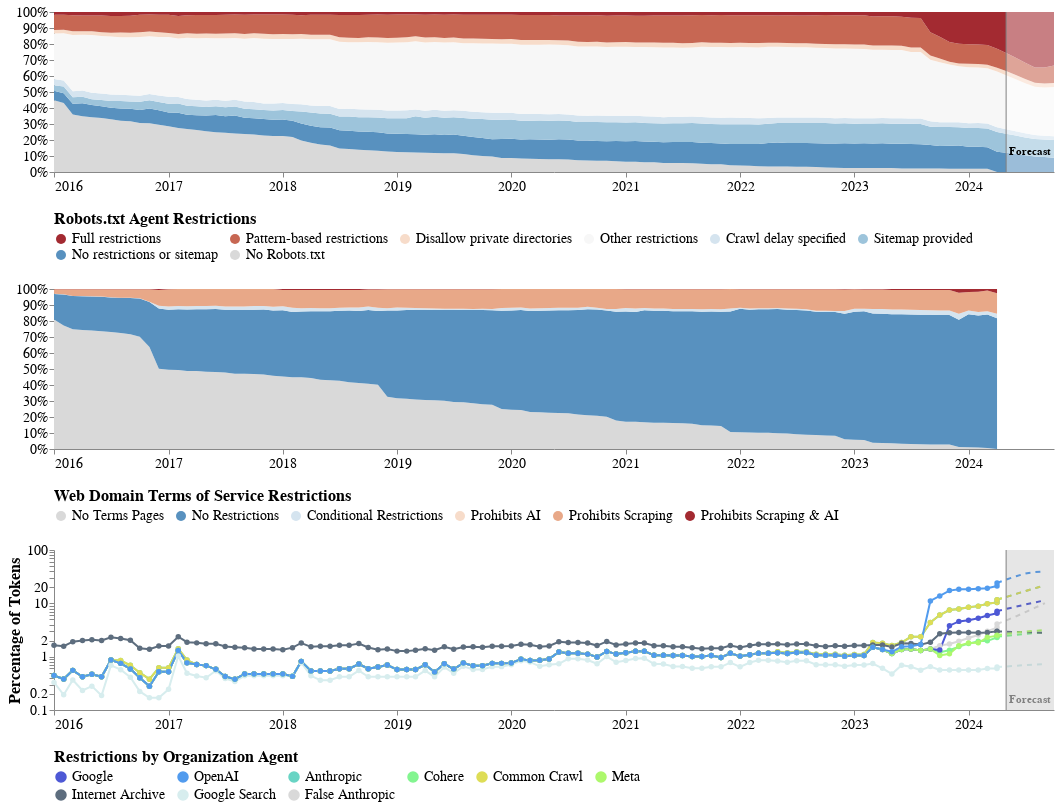

Here is the notebook cell this chart was saved with:
### Markdown cell above
## Combine Charts

### Code cell
combined_chart = alt.vconcat(chart_robots, chart_tos, chart_companies).configure_axis(
    grid=False,
    labelFontSize=PLOT_KWARGS["label_fontsize"],
    titleFontSize=PLOT_KWARGS["title_fontsize"],
    labelAngle=0,
    tickCount=len(range(df["period"].dt.year.min(), df["period"].dt.year.max()))
).configure_legend(
    labelFontSize=PLOT_KWARGS["label_fontsize"],
    titleFontSize=PLOT_KWARGS["title_fontsize"],
    columns=PLOT_KWARGS["legend_cols"]
).configure_view(
    strokeWidth=0
).resolve_scale(
    color="independent",
    x="shared"
)

combined_chart.save(
    "Combined_%s.png" % (ANALYSIS_TYPE),
    ppi=300
)

combined_chart

### Figure 1 — Vega-Lite specification as saved in the notebook (floating-point values rounded to 4 significant figures; data arrays with more than 128 entries replaced by an {"elided": "..."} marker saying what was removed)
{"config": {"title": {"font": "Times New Roman"}, "axis": {"labelFont": "Times New Roman", "titleFont": "Times New Roman", "grid": false, "labelAngle": 0, "labelFontSize": 14, "tickCount": 8, "titleFontSize": 16}, "header": {"labelFont": "Times New Roman", "titleFont": "Times New Roman"}, "legend": {"labelFont": "Times New Roman", "titleFont": "Times New Roman", "columns": 6, "labelFontSize": 14, "titleFontSize": 16}, "text": {"font": "Times New Roman"}, "view": {"strokeWidth": 0}}, "vconcat": [{"layer": [{"data": {"name": "data-22749e0f66b27a8e425da7c069cc1cdb"}, "mark": {"type": "area"}, "encoding": {"color": {"field": "status", "legend": {"orient": "bottom", "titleLimit": 0}, "scale": {"domain": ["Full restrictions", "Pattern-based restrictions", "Disallow private directories", "Other restrictions", "Crawl delay specified", "Sitemap provided", "No restrictions or sitemap", "No Robots.txt"], "range": ["#a32a31", "#c76753", "#f7dcca", "#f7f7f7", "#d5e4ef", "#9dc4db", "#5891bf", "#d9d9d9"]}, "title": "Robots.txt Agent Restrictions", "type": "nominal"}, "order": {"field": "order", "type": "quantitative"}, "x": {"axis": {"format": "%Y", "title": ""}, "field": "period", "type": "temporal"}, "y": {"axis": {"format": "%", "title": ""}, "field": "percentage", "scale": {"domain": [0, 1]}, "type": "quantitative"}}}, {"data": {"name": "data-4f53cda18c2baa0c0354bb5f9a3ecbe5"}, "mark": {"type": "rule", "color": "black"}, "encoding": {"x": {"field": "period", "type": "temporal"}, "y": {"value": -20}, "y2": {"value": 160}}}, {"data": {"name": "data-4f53cda18c2baa0c0354bb5f9a3ecbe5"}, "mark": {"type": "point", "color": "black"}, "encoding": {"x": {"field": "period", "type": "temporal"}, "y": {"value": -20}}}, {"data": {"name": "data-4f53cda18c2baa0c0354bb5f9a3ecbe5"}, "mark": {"type": "text", "align": "left", "baseline": "middle", "color": "black", "dx": 10, "dy": 0, "fontSize": 14}, "encoding": {"text": {"field": "label", "type": "nominal"}, "x": {"field": "period", "type": "temporal"}, "y": {"value": -20}}}, {"data": {"name": "data-72e43f35eaad1e189c0c255eb85c910c"}, "mark": {"type": "rect", "color": "white", "opacity": 0.4}, "encoding": {"x": {"field": "start", "title": "", "type": "temporal"}, "x2": {"field": "end"}}}, {"data": {"name": "data-f2d75896c561bf9713a9b6354ac056e0"}, "mark": {"type": "rule", "color": "gray"}, "encoding": {"x": {"field": "period", "type": "temporal"}}}, {"data": {"name": "data-72928a7f5b836d6d41b0b19341d75930"}, "mark": {"type": "text", "align": "center", "baseline": "middle", "color": "black", "dx": 0, "dy": 140, "fontWeight": "bold"}, "encoding": {"text": {"field": "text", "type": "nominal"}, "x": {"field": "date", "type": "temporal"}, "y": {"value": 0}}}], "height": 160, "title": "", "width": 1000}, {"layer": [{"data": {"name": "data-9c776cfeb32a01abc05714f10e5eac64"}, "mark": {"type": "area"}, "encoding": {"color": {"field": "status", "legend": {"orient": "bottom", "titleLimit": 0}, "scale": {"domain": ["No Terms Pages", "No Restrictions", "Conditional Restrictions", "Prohibits AI", "Prohibits Scraping", "Prohibits Scraping & AI"], "range": ["#d9d9d9", "#5891bf", "#d5e4ef", "#f7dcca", "#e8a888", "#a32a31"]}, "title": "Web Domain Terms of Service Restrictions", "type": "nominal"}, "order": {"field": "order", "type": "quantitative"}, "x": {"axis": {"format": "%Y", "title": ""}, "field": "period", "type": "temporal"}, "y": {"axis": {"format": "%", "title": ""}, "field": "percentage", "scale": {"domain": [0, 1]}, "type": "quantitative"}}}, {"data": {"name": "data-4f53cda18c2baa0c0354bb5f9a3ecbe5"}, "mark": {"type": "rule", "color": "black"}, "encoding": {"x": {"field": "period", "type": "temporal"}, "y": {"value": -20}, "y2": {"value": 160}}}, {"data": {"name": "data-4f53cda18c2baa0c0354bb5f9a3ecbe5"}, "mark": {"type": "point", "color": "black"}, "encoding": {"x": {"field": "period", "type": "temporal"}, "y": {"value": -20}}}, {"data": {"name": "data-4f53cda18c2baa0c0354bb5f9a3ecbe5"}, "mark": {"type": "text", "align": "left", "baseline": "middle", "color": "black", "dx": 10, "dy": 0, "fontSize": 14}, "encoding": {"text": {"field": "label", "type": "nominal"}, "x": {"field": "period", "type": "temporal"}, "y": {"value": -20}}}], "height": 160, "title": "", "width": 1000}, {"layer": [{"data": {"name": "data-0a98d6fcb0a36146b26db9f15cea7924"}, "mark": {"type": "line"}, "encoding": {"color": {"field": "agent", "legend": {"orient": "bottom", "title": "Restrictions by Organization Agent", "titleLimit": 0}, "scale": {"domain": ["Google", "OpenAI", "Anthropic", "Cohere", "Common Crawl", "Meta", "Internet Archive", "Google Search", "False Anthropic"], "range": ["#4D58D5", "#519BEE", "#68D4C4", "#83F590", "#DEDD56", "#ADF86C", "#5D6D7E", "#D7EDEE", "#D9D9D9"]}, "type": "nominal"}, "strokeDash": {"value": [5, 5]}, "x": {"axis": {"format": "%Y", "labelAngle": 0, "tickCount": "year"}, "field": "period", "timeUnit": "yearmonth", "title": "", "type": "temporal"}, "y": {"field": "percent_Restrictive", "scale": {"type": "log"}, "title": "Percentage of Tokens", "type": "quantitative"}}}, {"data": {"name": "data-dc224114929c1d611dafe433be32640f"}, "mark": {"type": "line", "point": true}, "encoding": {"color": {"field": "agent", "legend": {"orient": "bottom", "title": "Restrictions by Organization Agent", "titleLimit": 0}, "scale": {"domain": ["Google", "OpenAI", "Anthropic", "Cohere", "Common Crawl", "Meta", "Internet Archive", "Google Search", "False Anthropic"], "range": ["#4D58D5", "#519BEE", "#68D4C4", "#83F590", "#DEDD56", "#ADF86C", "#5D6D7E", "#D7EDEE", "#D9D9D9"]}, "type": "nominal"}, "x": {"axis": {"format": "%Y", "labelAngle": 0, "tickCount": "year"}, "field": "period", "timeUnit": "yearmonth", "title": "", "type": "temporal"}, "y": {"field": "percent_Restrictive", "scale": {"type": "log"}, "title": "Percentage of Tokens", "type": "quantitative"}}}, {"data": {"name": "data-72e43f35eaad1e189c0c255eb85c910c"}, "mark": {"type": "rect", "color": "gray", "opacity": 0.2}, "encoding": {"x": {"field": "start", "title": "", "type": "temporal"}, "x2": {"field": "end"}}}, {"data": {"name": "data-f2d75896c561bf9713a9b6354ac056e0"}, "mark": {"type": "rule", "color": "gray"}, "encoding": {"x": {"field": "period", "type": "temporal"}}}, {"data": {"name": "data-72928a7f5b836d6d41b0b19341d75930"}, "mark": {"type": "text", "align": "center", "baseline": "middle", "color": "gray", "dx": 0, "dy": 150, "fontWeight": "bold"}, "encoding": {"text": {"field": "text", "type": "nominal"}, "x": {"field": "date", "type": "temporal"}, "y": {"value": 0}}}, {"data": {"name": "data-4f53cda18c2baa0c0354bb5f9a3ecbe5"}, "mark": {"type": "rule", "color": "black"}, "encoding": {"x": {"field": "period", "type": "temporal"}, "y": {"field": "y_min", "type": "quantitative"}, "y2": {"field": "y_max"}}}, {"data": {"name": "data-4f53cda18c2baa0c0354bb5f9a3ecbe5"}, "mark": {"type": "point", "color": "black"}, "encoding": {"x": {"field": "period", "type": "temporal"}, "y": {"field": "y_max", "type": "quantitative"}}}, {"data": {"name": "data-4f53cda18c2baa0c0354bb5f9a3ecbe5"}, "mark": {"type": "text", "align": "left", "baseline": "middle", "color": "black", "dx": 10, "dy": 0, "fontSize": 14}, "encoding": {"text": {"field": "label", "type": "nominal"}, "x": {"field": "period", "type": "temporal"}, "y": {"field": "y_max", "type": "quantitative"}}}], "height": 160, "width": 1000}], "resolve": {"scale": {"color": "independent", "x": "shared"}}, "$schema": "https://vega.github.io/schema/vega-lite/v5.17.0.json", "datasets": {"data-22749e0f66b27a8e425da7c069cc1cdb": {"elided": "848 records"}, "data-4f53cda18c2baa0c0354bb5f9a3ecbe5": [], "data-72e43f35eaad1e189c0c255eb85c910c": [{"start": "2024-04-30T00:00:00", "end": "2024-09-30T00:00:00"}], "data-f2d75896c561bf9713a9b6354ac056e0": [{"period": "2024-04-30T00:00:00"}], "data-72928a7f5b836d6d41b0b19341d75930": [{"date": "2024-07-15T12:00:00", "text": "Forecast"}], "data-9c776cfeb32a01abc05714f10e5eac64": {"elided": "600 records"}, "data-0a98d6fcb0a36146b26db9f15cea7924": [{"period": "2024-04-30T00:00:00", "agent": "Anthropic", "percent_Restrictive": 11.73, "timestamp": 1714000000.0}, {"period": "2024-05-31T00:00:00", "agent": "Anthropic", "percent_Restrictive": 13.19, "timestamp": 1717000000.0}, {"period": "2024-06-30T00:00:00", "agent": "Anthropic", "percent_Restrictive": 15.03, "timestamp": 1720000000.0}, {"period": "2024-07-31T00:00:00", "agent": "Anthropic", "percent_Restrictive": 17.02, "timestamp": 1722000000.0}, {"period": "2024-08-31T00:00:00", "agent": "Anthropic", "percent_Restrictive": 19.25, "timestamp": 1725000000.0}, {"period": "2024-09-30T00:00:00", "agent": "Anthropic", "percent_Restrictive": 21.61, "timestamp": 1728000000.0}, {"period": "2024-04-30T00:00:00", "agent": "Cohere", "percent_Restrictive": 2.38, "timestamp": 1714000000.0}, {"period": "2024-05-31T00:00:00", "agent": "Cohere", "percent_Restrictive": 2.451, "timestamp": 1717000000.0}, {"period": "2024-06-30T00:00:00", "agent": "Cohere", "percent_Restrictive": 2.569, "timestamp": 1720000000.0}, {"period": "2024-07-31T00:00:00", "agent": "Cohere", "percent_Restrictive": 2.673, "timestamp": 1722000000.0}, {"period": "2024-08-31T00:00:00", "agent": "Cohere", "percent_Restrictive": 2.77, "timestamp": 1725000000.0}, {"period": "2024-09-30T00:00:00", "agent": "Cohere", "percent_Restrictive": 2.847, "timestamp": 1728000000.0}, {"period": "2024-04-30T00:00:00", "agent": "Combined Agent", "percent_Restrictive": 26.23, "timestamp": 1714000000.0}, {"period": "2024-05-31T00:00:00", "agent": "Combined Agent", "percent_Restrictive": 30.36, "timestamp": 1717000000.0}, {"period": "2024-06-30T00:00:00", "agent": "Combined Agent", "percent_Restrictive": 34.69, "timestamp": 1720000000.0}, {"period": "2024-07-31T00:00:00", "agent": "Combined Agent", "percent_Restrictive": 38.99, "timestamp": 1722000000.0}, {"period": "2024-08-31T00:00:00", "agent": "Combined Agent", "percent_Restrictive": 39.29, "timestamp": 1725000000.0}, {"period": "2024-09-30T00:00:00", "agent": "Combined Agent", "percent_Restrictive": 37.5, "timestamp": 1728000000.0}, {"period": "2024-04-30T00:00:00", "agent": "Common Crawl", "percent_Restrictive": 11.73, "timestamp": 1714000000.0}, {"period": "2024-05-31T00:00:00", "agent": "Common Crawl", "percent_Restrictive": 13.19, "timestamp": 1717000000.0}, {"period": "2024-06-30T00:00:00", "agent": "Common Crawl", "percent_Restrictive": 15.03, "timestamp": 1720000000.0}, {"period": "2024-07-31T00:00:00", "agent": "Common Crawl", "percent_Restrictive": 17.02, "timestamp": 1722000000.0}, {"period": "2024-08-31T00:00:00", "agent": "Common Crawl", "percent_Restrictive": 19.25, "timestamp": 1725000000.0}, {"period": "2024-09-30T00:00:00", "agent": "Common Crawl", "percent_Restrictive": 21.61, "timestamp": 1728000000.0}, {"period": "2024-04-30T00:00:00", "agent": "False Anthropic", "percent_Restrictive": 4.096, "timestamp": 1714000000.0}, {"period": "2024-05-31T00:00:00", "agent": "False Anthropic", "percent_Restrictive": 4.805, "timestamp": 1717000000.0}, {"period": "2024-06-30T00:00:00", "agent": "False Anthropic", "percent_Restrictive": 5.715, "timestamp": 1720000000.0}, {"period": "2024-07-31T00:00:00", "agent": "False Anthropic", "percent_Restrictive": 6.862, "timestamp": 1722000000.0}, {"period": "2024-08-31T00:00:00", "agent": "False Anthropic", "percent_Restrictive": 8.283, "timestamp": 1725000000.0}, {"period": "2024-09-30T00:00:00", "agent": "False Anthropic", "percent_Restrictive": 10.07, "timestamp": 1728000000.0}, {"period": "2024-04-30T00:00:00", "agent": "Google", "percent_Restrictive": 7.143, "timestamp": 1714000000.0}, {"period": "2024-05-31T00:00:00", "agent": "Google", "percent_Restrictive": 7.867, "timestamp": 1717000000.0}, {"period": "2024-06-30T00:00:00", "agent": "Google", "percent_Restrictive": 8.659, "timestamp": 1720000000.0}, {"period": "2024-07-31T00:00:00", "agent": "Google", "percent_Restrictive": 9.525, "timestamp": 1722000000.0}, {"period": "2024-08-31T00:00:00", "agent": "Google", "percent_Restrictive": 10.44, "timestamp": 1725000000.0}, {"period": "2024-09-30T00:00:00", "agent": "Google", "percent_Restrictive": 11.42, "timestamp": 1728000000.0}, {"period": "2024-04-30T00:00:00", "agent": "Google Search", "percent_Restrictive": 0.6404, "timestamp": 1714000000.0}, {"period": "2024-05-31T00:00:00", "agent": "Google Search", "percent_Restrictive": 0.6558, "timestamp": 1717000000.0}, {"period": "2024-06-30T00:00:00", "agent": "Google Search", "percent_Restrictive": 0.6722, "timestamp": 1720000000.0}, {"period": "2024-07-31T00:00:00", "agent": "Google Search", "percent_Restrictive": 0.6959, "timestamp": 1722000000.0}, {"period": "2024-08-31T00:00:00", "agent": "Google Search", "percent_Restrictive": 0.7126, "timestamp": 1725000000.0}, {"period": "2024-09-30T00:00:00", "agent": "Google Search", "percent_Restrictive": 0.7259, "timestamp": 1728000000.0}, {"period": "2024-04-30T00:00:00", "agent": "Internet Archive", "percent_Restrictive": 2.979, "timestamp": 1714000000.0}, {"period": "2024-05-31T00:00:00", "agent": "Internet Archive", "percent_Restrictive": 2.933, "timestamp": 1717000000.0}, {"period": "2024-06-30T00:00:00", "agent": "Internet Archive", "percent_Restrictive": 2.901, "timestamp": 1720000000.0}, {"period": "2024-07-31T00:00:00", "agent": "Internet Archive", "percent_Restrictive": 2.879, "timestamp": 1722000000.0}, {"period": "2024-08-31T00:00:00", "agent": "Internet Archive", "percent_Restrictive": 2.86, "timestamp": 1725000000.0}, {"period": "2024-09-30T00:00:00", "agent": "Internet Archive", "percent_Restrictive": 2.79, "timestamp": 1728000000.0}, {"period": "2024-04-30T00:00:00", "agent": "Meta", "percent_Restrictive": 2.532, "timestamp": 1714000000.0}, {"period": "2024-05-31T00:00:00", "agent": "Meta", "percent_Restrictive": 2.677, "timestamp": 1717000000.0}, {"period": "2024-06-30T00:00:00", "agent": "Meta", "percent_Restrictive": 2.824, "timestamp": 1720000000.0}, {"period": "2024-07-31T00:00:00", "agent": "Meta", "percent_Restrictive": 2.958, "timestamp": 1722000000.0}, {"period": "2024-08-31T00:00:00", "agent": "Meta", "percent_Restrictive": 3.062, "timestamp": 1725000000.0}, {"period": "2024-09-30T00:00:00", "agent": "Meta", "percent_Restrictive": 3.142, "timestamp": 1728000000.0}, {"period": "2024-04-30T00:00:00", "agent": "OpenAI", "percent_Restrictive": 24.14, "timestamp": 1714000000.0}, {"period": "2024-05-31T00:00:00", "agent": "OpenAI", "percent_Restrictive": 28.01, "timestamp": 1717000000.0}, {"period": "2024-06-30T00:00:00", "agent": "OpenAI", "percent_Restrictive": 32.13, "timestamp": 1720000000.0}, {"period": "2024-07-31T00:00:00", "agent": "OpenAI", "percent_Restrictive": 36.33, "timestamp": 1722000000.0}, {"period": "2024-08-31T00:00:00", "agent": "OpenAI", "percent_Restrictive": 38.55, "timestamp": 1725000000.0}, {"period": "2024-09-30T00:00:00", "agent": "OpenAI", "percent_Restrictive": 39.81, "timestamp": 1728000000.0}], "data-dc224114929c1d611dafe433be32640f": {"elided": "1010 records"}}}
